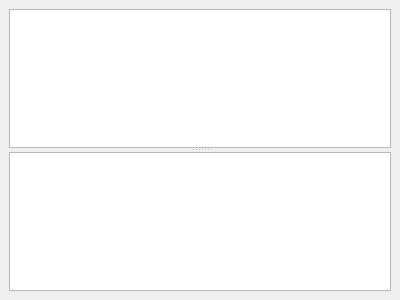
<?xml version="1.0" encoding="UTF-8"?>
<ui version="4.0">
 <class>PluginPropertyBrowser</class>
 <widget class="QDockWidget" name="PluginPropertyBrowser">
  <property name="geometry">
   <rect>
    <x>0</x>
    <y>0</y>
    <width>400</width>
    <height>300</height>
   </rect>
  </property>
  <property name="windowTitle">
   <string>Property Browser</string>
  </property>
  <widget class="QWidget" name="dockWidgetContents">
   <layout class="QGridLayout" name="gridLayout">
    <item row="0" column="0">
     <widget class="QSplitter" name="splitter">
      <property name="orientation">
       <enum>Qt::Vertical</enum>
      </property>
      <widget class="QTreeView" name="objectView"/>
      <widget class="QTableView" name="propertyView"/>
     </widget>
    </item>
   </layout>
  </widget>
 </widget>
 <resources/>
 <connections/>
</ui>
